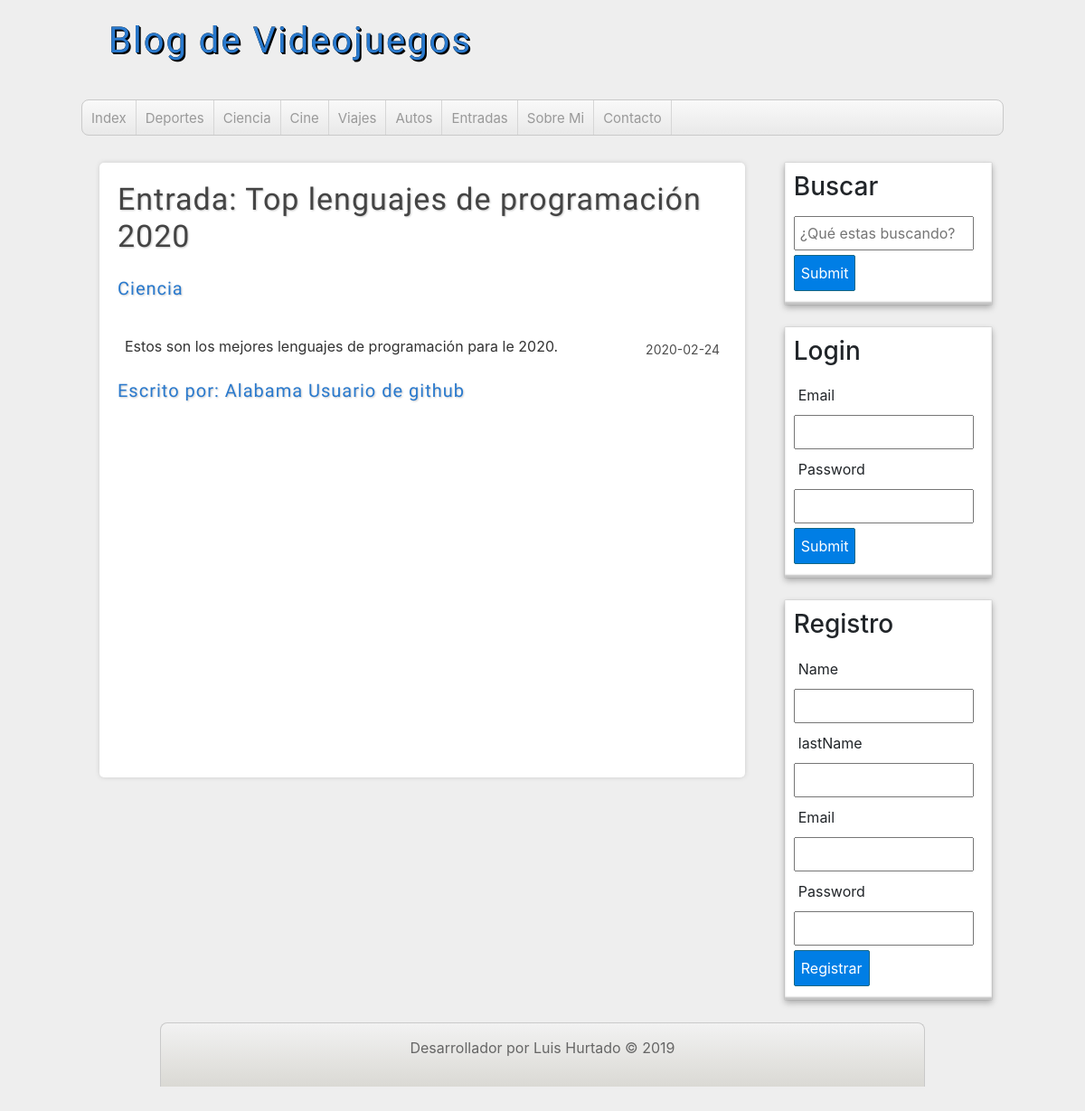
Page /entrada.php?id=7 on the committed database.
### tables this page shows
CREATE TABLE `categorias` (
  `id_category` int(11) NOT NULL,
  `name` varchar(255) NOT NULL
);

CREATE TABLE `entradas` (
  `id_entrada` int(11) NOT NULL,
  `fk_user_id` int(10) NOT NULL,
  `fk_category_id` int(10) NOT NULL,
  `title` varchar(40) NOT NULL,
  `description` varchar(700) NOT NULL,
  `fecha` date NOT NULL
);

CREATE TABLE `usuarios` (
  `id_user` int(11) NOT NULL,
  `name` varchar(100) DEFAULT NULL,
  `lastname` varchar(100) DEFAULT NULL,
  `email` varchar(50) NOT NULL,
  `fecha` date DEFAULT NULL,
  `password` varchar(300) NOT NULL
);

### includes/helpers.php (called while the page is built, shortened)
<?php
	function getCategories($conexion){
		$sql = "SELECT * FROM categorias ORDER BY id_category ASC";
		$categorias = mysqli_query($conexion, $sql);
		$resultado = array();
		if($categorias && mysqli_num_rows($categorias) >= 1){
			$resultado = $categorias;
		}
		return $resultado;
	}
	function findEntry($conexion, $id){
		$sql = "SELECT * FROM entradas WHERE `id_entrada`= '$id'";
		$entradas = mysqli_query($conexion, $sql);
		$resultado = array();
		if($entradas && mysqli_num_rows($entradas) >= 1){
			$resultado = mysqli_fetch_assoc( $entradas) ;
		}
		return $resultado;
			}
	function getEntryById($conexion, $id_entry){
		$sql = "SELECT e.*, c.name as category_name, u.* FROM  entradas e join categorias c on c.id_category = e.fk_category_id join usuarios u on e.fk_user_id = u.id_user  WHERE e.id_entrada = '$id_entry'";
		$entradas = mysqli_query($conexion, $sql);
		$resultado = array();
		if($entradas && mysqli_num_rows($entradas) >= 1){
			$resultado = $entradas;
		}
		return $resultado;
		}
?>

### entrada.php (the view, shortened to what this page needs)
<?php
require_once 'includes/cabecera.php';
require_once 'includes/lateral.php';
require_once 'includes/conexion.php';
	$entrada = findEntry($db, $_GET['id']);
?>
<div id="principal" style="margin-bottom: 15px;">
	<h1>Entrada: <?=$entrada['title']; ?></h1>
	<?php
	$entradas = getEntryById($db, $_GET['id']);
		if(!empty($entradas)):
	$entrada_actual = mysqli_fetch_assoc($entradas);  ?>
	<article class="entrada">
		<h2><?=$entrada_actual['category_name'] ?></h2>
		<br>
		<p style="text-align: justify;">
			<?= utf8_decode( $entrada_actual['description'])   ?>
			<span class="fecha"><?=  $entrada_actual['fecha'] ?></span>
		</p>
		<p>
			<h2 class="categorias">Escrito por: <?=  $entrada_actual['name']." ".$entrada_actual['lastname'] ?></h2>
		</p>
</article>
<?php endif; ?>
<br>
<?php require_once 'includes/pie.php'; ?>

### includes/cabecera.php (shortened to what this page needs)
<?php
	require_once 'conexion.php';
	require_once 'includes/helpers.php';
?>
<!DOCTYPE html>
<html lang="es">
	<head>
		<link rel="stylesheet" href="https://stackpath.bootstrapcdn.com/bootstrap/4.4.1/css/bootstrap.min.css">
		<link rel="stylesheet" type="text/css" href="./assets/css/styles.css">
	</head>
	<body>
		<header id="cabecera" class="">
			<div id="logo">
				<a href="index.php">
					Blog de Videojuegos
				</a>
			</div>
			<nav id="menu">
				<ul>
					<li><a href="index.php" title="">Index</a></li>
					<?php $categorias = getCategories($db);
					if(!empty($categorias)):
					while ($categoria = mysqli_fetch_assoc($categorias)): ?>
					<li> <a href="categoria.php?id_cat=<?= $categoria['id_category'] ?>"><?= $categoria['name'] ?></a> </li>
					<?php endwhile; endif; ?>
					<li><a href="entradas.php" title="">Entradas</a></li>
					<li><a href="sobremi.php" title="">Sobre Mi</a></li>
					<li><a href="contacto.php" title="">Contacto</a></li>
				</ul>
			</nav>
		</header>
		<div id="contenedor">

### assets/css/styles.css (style rules this page uses)
* { margin: 0; padding: 0; text-decoration: none; }
body { background: #eee; }
#cabecera { width: 85%; height: auto; background: transparent; margin: 0 auto; }
#logo { line-height: 90px; float: left; width: 540px; height: 90px; margin-bottom: 20px; }
#logo a { font-family: 'Fjalla One', sans-serif; font-size: 40px; letter-spacing: 2px; color: #2979CD; text-shadow: 0 0 0 black, 1px 1px 0px black, 2px 2px 0px black; text-decoration: none; transition: all 500ms; margin-left: 30px; }
#menu { width: 100%; clear: both; background: linear-gradient(to bottom, #f9f9f9 0px, #e9e9e9 100%); height: 40px; border: 1px solid #c9c9c9; border-radius: 8px; box-shadow: 0px 1px 1px #eee; overflow: hidden; }
#menu ul { list-style: none; }
#menu ul li { float: left; line-height: 40px; border-right: 1px solid #d6d6d6; }
#menu ul li a { display: block; padding-left: 10px; padding-right: 10px; font-size: 15px; color: #999; text-decoration: none; }
.fecha { color: #4e4e4e; float: right; margin-top: 5px; font-size: 14px; }
#contenedor { width: 85%; height: auto; min-height: auto; margin: 0px auto; margin-top: 30px; margin-bottom: 30px; }
#principal { float: left; width: 70%; min-height: 680px; background: white; border-radius: 5px; box-shadow: 0px 0px 5px #ccc; margin-left: 20px; overflow: hidden; padding: 20px; }
#principal h1 { font-size: 34px; color: #444; letter-spacing: 1px; text-shadow: 1px 1px 2px #ccc; font-family: 'Fjalla One', sans-serif; }
#principal h2 { font-size: 20px; color: #2979CD; text-shadow: 1px 1px 2px #ccc; letter-spacing: 1px; font-family: 'Fjalla One', sans-serif; margin-top: 25px; }
#principal p { margin: 8px; color: #333; }

### rows in the picture
categorias: name "Deportes"
categorias: name "Ciencia"
categorias: name "Cine"
categorias: name "Viajes"
categorias: name "Autos"
entradas: title "Top lenguajes de programación 2020", categorias.name "Ciencia", description "Estos son los mejores lenguajes de programación para le 2020.", fk_user.fecha "2020-02-24", fk_user.name "Alabama", fk_user.lastname "Usuario de github"
